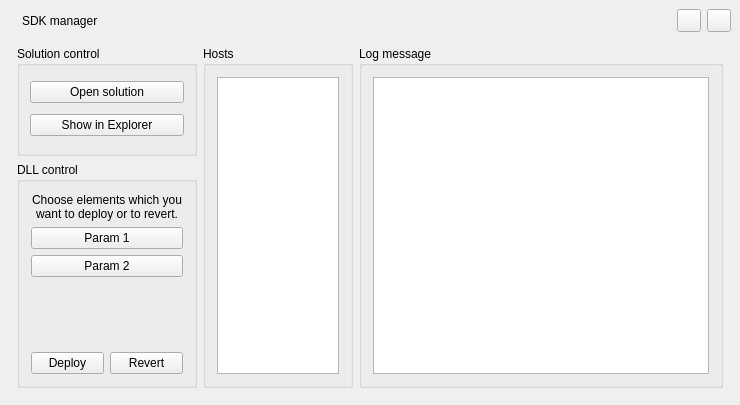
<?xml version="1.0" encoding="UTF-8"?>
<ui version="4.0">
 <class>MainWindow</class>
 <widget class="QMainWindow" name="MainWindow">
  <property name="windowModality">
   <enum>Qt::NonModal</enum>
  </property>
  <property name="geometry">
   <rect>
    <x>0</x>
    <y>0</y>
    <width>740</width>
    <height>405</height>
   </rect>
  </property>
  <property name="minimumSize">
   <size>
    <width>100</width>
    <height>300</height>
   </size>
  </property>
  <property name="maximumSize">
   <size>
    <width>900</width>
    <height>800</height>
   </size>
  </property>
  <property name="mouseTracking">
   <bool>true</bool>
  </property>
  <property name="contextMenuPolicy">
   <enum>Qt::DefaultContextMenu</enum>
  </property>
  <property name="windowTitle">
   <string>MainWindow</string>
  </property>
  <property name="unifiedTitleAndToolBarOnMac">
   <bool>false</bool>
  </property>
  <widget class="QWidget" name="widgetGlobalBackground">
   <layout class="QVBoxLayout" name="verticalLayout_4">
    <property name="leftMargin">
     <number>9</number>
    </property>
    <property name="topMargin">
     <number>9</number>
    </property>
    <property name="rightMargin">
     <number>9</number>
    </property>
    <property name="bottomMargin">
     <number>9</number>
    </property>
    <item>
     <widget class="MoveWidget" name="widgetTitlebar" native="true">
      <property name="Full_Screen" stdset="0">
       <bool>false</bool>
      </property>
      <layout class="QHBoxLayout" name="horizontalLayout_3">
       <property name="leftMargin">
        <number>0</number>
       </property>
       <property name="topMargin">
        <number>0</number>
       </property>
       <property name="rightMargin">
        <number>0</number>
       </property>
       <property name="bottomMargin">
        <number>0</number>
       </property>
       <item>
        <widget class="QLabel" name="label_3">
         <property name="text">
          <string/>
         </property>
         <property name="pixmap">
          <pixmap resource="resources.qrc">:/img/icon-title.png</pixmap>
         </property>
        </widget>
       </item>
       <item>
        <widget class="QLabel" name="label">
         <property name="font">
          <font>
           <weight>50</weight>
           <bold>false</bold>
          </font>
         </property>
         <property name="text">
          <string>SDK manager</string>
         </property>
        </widget>
       </item>
       <item>
        <spacer name="horizontalSpacer_7">
         <property name="orientation">
          <enum>Qt::Horizontal</enum>
         </property>
         <property name="sizeHint" stdset="0">
          <size>
           <width>40</width>
           <height>20</height>
          </size>
         </property>
        </spacer>
       </item>
       <item>
        <widget class="QToolButton" name="toolButtonMinimize">
         <property name="text">
          <string/>
         </property>
         <property name="icon">
          <iconset resource="resources.qrc">
           <normaloff>:/img/minimize.png</normaloff>:/img/minimize.png</iconset>
         </property>
        </widget>
       </item>
       <item>
        <widget class="QToolButton" name="toolButtonQuit">
         <property name="text">
          <string/>
         </property>
         <property name="icon">
          <iconset resource="resources.qrc">
           <normaloff>:/img/quit.png</normaloff>:/img/quit.png</iconset>
         </property>
        </widget>
       </item>
      </layout>
     </widget>
    </item>
    <item>
     <widget class="QWidget" name="widgetBackground" native="true">
      <layout class="QHBoxLayout" name="horizontalLayout" stretch="1,0,2">
       <property name="leftMargin">
        <number>8</number>
       </property>
       <property name="topMargin">
        <number>8</number>
       </property>
       <property name="rightMargin">
        <number>8</number>
       </property>
       <property name="bottomMargin">
        <number>8</number>
       </property>
       <item>
        <layout class="QVBoxLayout" name="verticalLayout_2">
         <property name="topMargin">
          <number>0</number>
         </property>
         <item>
          <widget class="QGroupBox" name="groupBox">
           <property name="minimumSize">
            <size>
             <width>0</width>
             <height>110</height>
            </size>
           </property>
           <property name="maximumSize">
            <size>
             <width>180</width>
             <height>110</height>
            </size>
           </property>
           <property name="title">
            <string>Solution control</string>
           </property>
           <layout class="QVBoxLayout" name="verticalLayout_6">
            <property name="leftMargin">
             <number>0</number>
            </property>
            <property name="topMargin">
             <number>0</number>
            </property>
            <property name="rightMargin">
             <number>0</number>
            </property>
            <property name="bottomMargin">
             <number>0</number>
            </property>
            <item>
             <widget class="QWidget" name="widgetGB" native="true">
              <property name="maximumSize">
               <size>
                <width>16777215</width>
                <height>16777215</height>
               </size>
              </property>
              <layout class="QVBoxLayout" name="verticalLayout_8">
               <property name="leftMargin">
                <number>10</number>
               </property>
               <property name="topMargin">
                <number>10</number>
               </property>
               <property name="rightMargin">
                <number>10</number>
               </property>
               <property name="bottomMargin">
                <number>10</number>
               </property>
               <item>
                <widget class="QPushButton" name="pushButtonColor_openSDK">
                 <property name="contextMenuPolicy">
                  <enum>Qt::DefaultContextMenu</enum>
                 </property>
                 <property name="layoutDirection">
                  <enum>Qt::LeftToRight</enum>
                 </property>
                 <property name="autoFillBackground">
                  <bool>false</bool>
                 </property>
                 <property name="text">
                  <string>Open solution</string>
                 </property>
                 <property name="checkable">
                  <bool>true</bool>
                 </property>
                 <property name="autoDefault">
                  <bool>false</bool>
                 </property>
                 <property name="default">
                  <bool>false</bool>
                 </property>
                 <property name="flat">
                  <bool>false</bool>
                 </property>
                </widget>
               </item>
               <item>
                <widget class="QPushButton" name="pushButton_showInExplorer">
                 <property name="text">
                  <string>Show in Explorer</string>
                 </property>
                 <property name="checkable">
                  <bool>true</bool>
                 </property>
                </widget>
               </item>
              </layout>
             </widget>
            </item>
           </layout>
          </widget>
         </item>
         <item>
          <widget class="QGroupBox" name="groupBox_2">
           <property name="minimumSize">
            <size>
             <width>0</width>
             <height>0</height>
            </size>
           </property>
           <property name="maximumSize">
            <size>
             <width>180</width>
             <height>16777215</height>
            </size>
           </property>
           <property name="title">
            <string>DLL control</string>
           </property>
           <layout class="QVBoxLayout" name="verticalLayout_5" stretch="1">
            <property name="leftMargin">
             <number>0</number>
            </property>
            <property name="topMargin">
             <number>0</number>
            </property>
            <property name="rightMargin">
             <number>0</number>
            </property>
            <property name="bottomMargin">
             <number>0</number>
            </property>
            <item>
             <widget class="QWidget" name="widgetGB_3" native="true">
              <property name="maximumSize">
               <size>
                <width>16777215</width>
                <height>16777215</height>
               </size>
              </property>
              <layout class="QVBoxLayout" name="verticalLayout_7">
               <item>
                <widget class="QLabel" name="label_2">
                 <property name="font">
                  <font>
                   <weight>50</weight>
                   <bold>false</bold>
                  </font>
                 </property>
                 <property name="text">
                  <string>Choose elements which you want to deploy or to revert.</string>
                 </property>
                 <property name="alignment">
                  <set>Qt::AlignCenter</set>
                 </property>
                 <property name="wordWrap">
                  <bool>true</bool>
                 </property>
                </widget>
               </item>
               <item>
                <widget class="QPushButton" name="pushButton_param1">
                 <property name="minimumSize">
                  <size>
                   <width>0</width>
                   <height>0</height>
                  </size>
                 </property>
                 <property name="maximumSize">
                  <size>
                   <width>16777215</width>
                   <height>16777215</height>
                  </size>
                 </property>
                 <property name="text">
                  <string>Param 1</string>
                 </property>
                 <property name="checkable">
                  <bool>true</bool>
                 </property>
                </widget>
               </item>
               <item>
                <widget class="QPushButton" name="pushButton_param2">
                 <property name="minimumSize">
                  <size>
                   <width>0</width>
                   <height>0</height>
                  </size>
                 </property>
                 <property name="maximumSize">
                  <size>
                   <width>16777215</width>
                   <height>16777215</height>
                  </size>
                 </property>
                 <property name="text">
                  <string>Param 2</string>
                 </property>
                 <property name="checkable">
                  <bool>true</bool>
                 </property>
                </widget>
               </item>
               <item>
                <widget class="QStackedWidget" name="stackedWidgetHosts">
                 <property name="currentIndex">
                  <number>0</number>
                 </property>
                 <widget class="QWidget" name="page">
                  <layout class="QVBoxLayout" name="verticalLayout_11">
                   <property name="leftMargin">
                    <number>0</number>
                   </property>
                   <property name="topMargin">
                    <number>0</number>
                   </property>
                   <property name="rightMargin">
                    <number>0</number>
                   </property>
                   <property name="bottomMargin">
                    <number>0</number>
                   </property>
                   <item>
                    <spacer name="verticalSpacer">
                     <property name="orientation">
                      <enum>Qt::Vertical</enum>
                     </property>
                     <property name="sizeHint" stdset="0">
                      <size>
                       <width>20</width>
                       <height>40</height>
                      </size>
                     </property>
                    </spacer>
                   </item>
                   <item>
                    <layout class="QHBoxLayout" name="horizontalLayout_4">
                     <property name="leftMargin">
                      <number>0</number>
                     </property>
                     <item>
                      <widget class="QPushButton" name="pushButton_deploy">
                       <property name="minimumSize">
                        <size>
                         <width>0</width>
                         <height>0</height>
                        </size>
                       </property>
                       <property name="text">
                        <string>Deploy</string>
                       </property>
                       <property name="checkable">
                        <bool>true</bool>
                       </property>
                      </widget>
                     </item>
                     <item>
                      <widget class="QPushButton" name="pushButton_revertHosts">
                       <property name="minimumSize">
                        <size>
                         <width>0</width>
                         <height>0</height>
                        </size>
                       </property>
                       <property name="text">
                        <string>Revert</string>
                       </property>
                       <property name="checkable">
                        <bool>true</bool>
                       </property>
                      </widget>
                     </item>
                    </layout>
                   </item>
                  </layout>
                 </widget>
                 <widget class="QWidget" name="page_2">
                  <layout class="QVBoxLayout" name="verticalLayout_12">
                   <property name="leftMargin">
                    <number>0</number>
                   </property>
                   <property name="topMargin">
                    <number>0</number>
                   </property>
                   <property name="rightMargin">
                    <number>0</number>
                   </property>
                   <property name="bottomMargin">
                    <number>0</number>
                   </property>
                   <item>
                    <widget class="QLabel" name="labelMessage_2">
                     <property name="text">
                      <string>Are you sure you want to deploy? All changes will be removed.</string>
                     </property>
                     <property name="alignment">
                      <set>Qt::AlignCenter</set>
                     </property>
                     <property name="wordWrap">
                      <bool>true</bool>
                     </property>
                    </widget>
                   </item>
                   <item>
                    <layout class="QHBoxLayout" name="horizontalLayout_6">
                     <item>
                      <widget class="QPushButton" name="pushButtonSColor_depolyYes">
                       <property name="minimumSize">
                        <size>
                         <width>0</width>
                         <height>25</height>
                        </size>
                       </property>
                       <property name="text">
                        <string>Yes</string>
                       </property>
                      </widget>
                     </item>
                     <item>
                      <widget class="QPushButton" name="pushButtonColor_depolyNo">
                       <property name="minimumSize">
                        <size>
                         <width>0</width>
                         <height>25</height>
                        </size>
                       </property>
                       <property name="text">
                        <string>No</string>
                       </property>
                      </widget>
                     </item>
                    </layout>
                   </item>
                  </layout>
                 </widget>
                 <widget class="QWidget" name="page_3">
                  <layout class="QVBoxLayout" name="verticalLayout_13">
                   <property name="leftMargin">
                    <number>0</number>
                   </property>
                   <property name="topMargin">
                    <number>0</number>
                   </property>
                   <property name="rightMargin">
                    <number>0</number>
                   </property>
                   <property name="bottomMargin">
                    <number>0</number>
                   </property>
                   <item>
                    <widget class="QLabel" name="labelMessage_3">
                     <property name="sizePolicy">
                      <sizepolicy hsizetype="Preferred" vsizetype="MinimumExpanding">
                       <horstretch>0</horstretch>
                       <verstretch>0</verstretch>
                      </sizepolicy>
                     </property>
                     <property name="text">
                      <string>Are you sure you want to revert? All changes will be removed.</string>
                     </property>
                     <property name="alignment">
                      <set>Qt::AlignCenter</set>
                     </property>
                     <property name="wordWrap">
                      <bool>true</bool>
                     </property>
                    </widget>
                   </item>
                   <item>
                    <layout class="QHBoxLayout" name="horizontalLayout_8">
                     <item>
                      <widget class="QPushButton" name="pushButtonSColor_revertYes">
                       <property name="minimumSize">
                        <size>
                         <width>0</width>
                         <height>25</height>
                        </size>
                       </property>
                       <property name="text">
                        <string>Yes</string>
                       </property>
                      </widget>
                     </item>
                     <item>
                      <widget class="QPushButton" name="pushButtonColor_revertNo">
                       <property name="minimumSize">
                        <size>
                         <width>0</width>
                         <height>25</height>
                        </size>
                       </property>
                       <property name="text">
                        <string>No</string>
                       </property>
                      </widget>
                     </item>
                    </layout>
                   </item>
                  </layout>
                 </widget>
                </widget>
               </item>
              </layout>
              <zorder>stackedWidgetHosts</zorder>
              <zorder>label_2</zorder>
              <zorder>pushButton_param1</zorder>
              <zorder>pushButton_param2</zorder>
             </widget>
            </item>
           </layout>
          </widget>
         </item>
        </layout>
       </item>
       <item>
        <widget class="QGroupBox" name="groupBox_4">
         <property name="minimumSize">
          <size>
           <width>150</width>
           <height>0</height>
          </size>
         </property>
         <property name="maximumSize">
          <size>
           <width>150</width>
           <height>16777215</height>
          </size>
         </property>
         <property name="title">
          <string>Hosts</string>
         </property>
         <layout class="QVBoxLayout" name="verticalLayout">
          <property name="leftMargin">
           <number>0</number>
          </property>
          <property name="topMargin">
           <number>0</number>
          </property>
          <property name="rightMargin">
           <number>0</number>
          </property>
          <property name="bottomMargin">
           <number>0</number>
          </property>
          <item>
           <widget class="QWidget" name="widgetGB_4" native="true">
            <layout class="QVBoxLayout" name="verticalLayout_9">
             <item>
              <widget class="QListView" name="listViewHosts">
               <property name="alternatingRowColors">
                <bool>false</bool>
               </property>
               <property name="selectionMode">
                <enum>QAbstractItemView::NoSelection</enum>
               </property>
              </widget>
             </item>
            </layout>
           </widget>
          </item>
         </layout>
        </widget>
       </item>
       <item>
        <widget class="QGroupBox" name="groupBox_3">
         <property name="title">
          <string>Log message</string>
         </property>
         <layout class="QVBoxLayout" name="verticalLayout_10">
          <property name="leftMargin">
           <number>0</number>
          </property>
          <property name="topMargin">
           <number>0</number>
          </property>
          <property name="rightMargin">
           <number>0</number>
          </property>
          <property name="bottomMargin">
           <number>0</number>
          </property>
          <item>
           <widget class="QWidget" name="widgetGB_2" native="true">
            <layout class="QVBoxLayout" name="verticalLayout_3">
             <item>
              <widget class="QTextEdit" name="textBrowserCmd">
               <property name="readOnly">
                <bool>true</bool>
               </property>
               <property name="html">
                <string>&lt;!DOCTYPE HTML PUBLIC &quot;-//W3C//DTD HTML 4.0//EN&quot; &quot;http://www.w3.org/TR/REC-html40/strict.dtd&quot;&gt;
&lt;html&gt;&lt;head&gt;&lt;meta name=&quot;qrichtext&quot; content=&quot;1&quot; /&gt;&lt;style type=&quot;text/css&quot;&gt;
p, li { white-space: pre-wrap; }
&lt;/style&gt;&lt;/head&gt;&lt;body style=&quot; font-family:'MS Shell Dlg 2'; font-size:8.25pt; font-weight:400; font-style:normal;&quot;&gt;
&lt;p style=&quot;-qt-paragraph-type:empty; margin-top:0px; margin-bottom:0px; margin-left:0px; margin-right:0px; -qt-block-indent:0; text-indent:0px; font-size:8pt;&quot;&gt;&lt;br /&gt;&lt;/p&gt;&lt;/body&gt;&lt;/html&gt;</string>
               </property>
              </widget>
             </item>
            </layout>
           </widget>
          </item>
         </layout>
        </widget>
       </item>
      </layout>
     </widget>
    </item>
   </layout>
  </widget>
 </widget>
 <layoutdefault spacing="6" margin="11"/>
 <customwidgets>
  <customwidget>
   <class>MoveWidget</class>
   <extends>QWidget</extends>
   <header>movewidget.h</header>
   <container>1</container>
  </customwidget>
 </customwidgets>
 <resources>
  <include location="resources.qrc"/>
 </resources>
 <connections/>
</ui>
